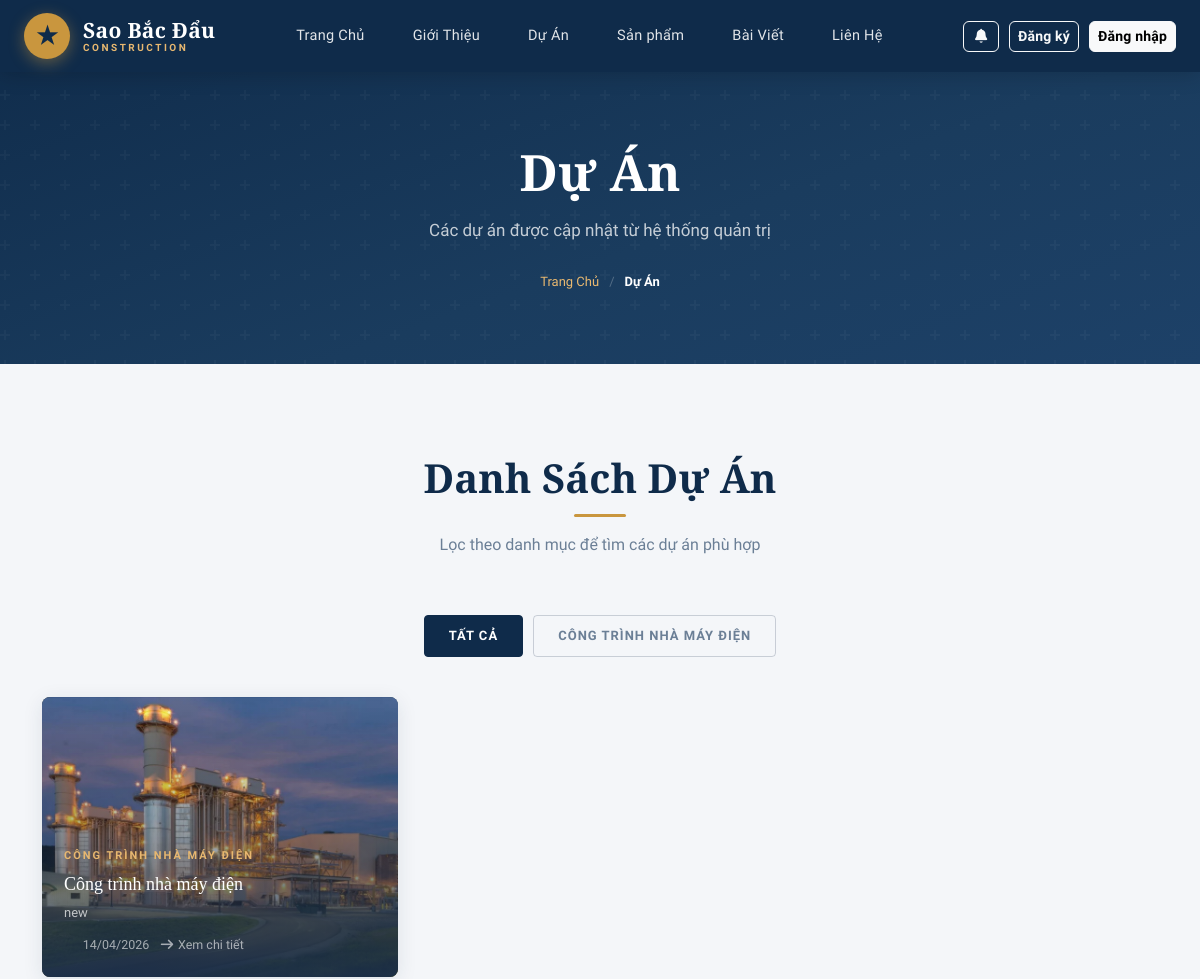
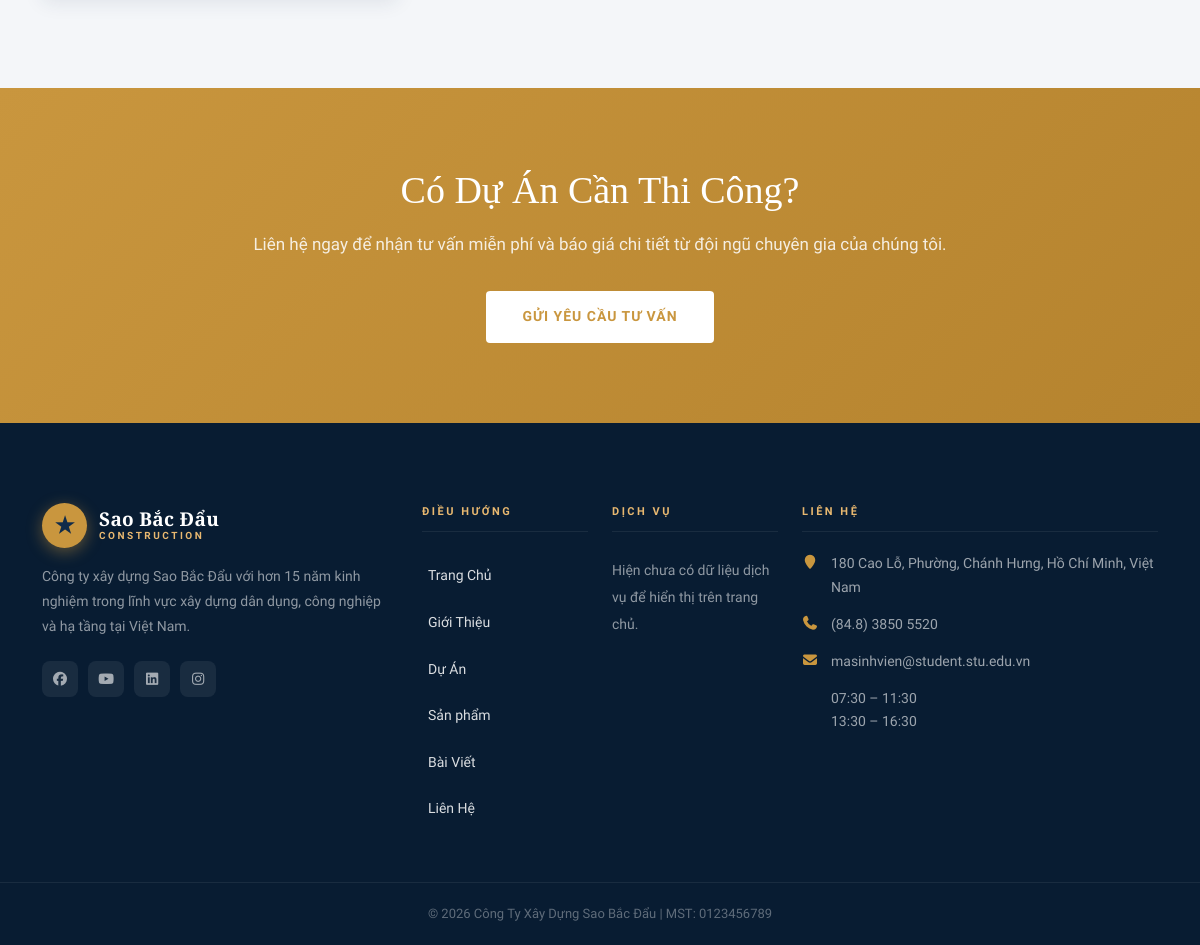
The app's page /project/ with its own data (2 pictures, top to bottom).
### home/models.py (models this page shows, shortened)
class ProjectCategory(models.Model):
    name = models.CharField(max_length=100, unique=True)
    slug = models.SlugField(blank=True, null=True, unique=True)
    is_hidden = models.BooleanField(default=False)

class Project(models.Model):
    name = models.CharField(max_length=200)
    description = models.TextField()
    image = models.ImageField(upload_to="projects/")
    created_at = models.DateTimeField(auto_now_add=True)
    category = models.ForeignKey(
        ProjectCategory,
        on_delete=models.PROTECT,
        related_name="projects",
    )
    is_featured = models.BooleanField(default=False)

class ContactInfo(models.Model):
    branch_name = models.CharField(
        max_length=150, verbose_name="Tên chi nhánh / văn phòng"
    )
    address = models.TextField(verbose_name="Địa chỉ")
    phone = models.CharField(max_length=50, verbose_name="Số điện thoại")
    fax = models.CharField(max_length=50, blank=True, verbose_name="Fax")
    email = models.EmailField(blank=True, verbose_name="Email")
    working_hours = models.CharField(
        max_length=255, blank=True, verbose_name="Giờ làm việc"
    )
    map_embed_url = models.URLField(blank=True, verbose_name="Link Google Maps Embed")
    facebook_url = models.URLField(blank=True, verbose_name="Facebook URL")
    youtube_url = models.URLField(blank=True, verbose_name="YouTube URL")
    linkedin_url = models.URLField(blank=True, verbose_name="LinkedIn URL")
    instagram_url = models.URLField(blank=True, verbose_name="Instagram URL")
    order = models.PositiveIntegerField(default=0, verbose_name="Thứ tự hiển thị")
    is_active = models.BooleanField(default=True, verbose_name="Hiển thị")
    created_at = models.DateTimeField(auto_now_add=True)
    class Meta:
        ordering = ["order", "created_at"]

### home/views.py (the view)
# urls.py: path("project/", views.project, name="project"),
def project(request):
    categories = ProjectCategory.objects.filter(is_hidden=False).order_by("name")
    projects = (
        Project.objects.select_related("category").all().order_by("-created_at", "-id")
    )
    return render(
        request,
        "home/project.html",
        {"projects": projects, "categories": categories},
    )

### home/context_processors.py (called while the page is built)
def site_contact(request):
    contact = (
        ContactInfo.objects.filter(is_active=True)
        .order_by("order", "created_at")
        .first()
    )
    unread_notifications_count = 0
    recent_notifications = []
    if request.user.is_authenticated:
        unread_notifications_count = Notification.objects.filter(
            user=request.user,
            is_read=False,
        ).count()
        recent_notifications = Notification.objects.filter(user=request.user)[:5]
    return {
        "site_contact": contact,
        "unread_notifications_count": unread_notifications_count,
        "recent_notifications": recent_notifications,
    }

### templates/home/project.html (shortened to what this page needs)
{% extends 'base.html' %}
{% block content %}
<section class="section-top">
	<div class="container">
		<div class="col-lg-10 offset-lg-1 col-xs-12 text-center">
			<div class="section-top-title wow fadeInRight" data-wow-duration="1s" data-wow-delay="0.3s">
				<h1>Dự Án</h1>
				<p>Các dự án được cập nhật từ hệ thống quản trị</p>
				<div class="breadcrumb-nav">
					<a href="{% url 'home' %}">Trang Chủ</a>
					<span>/</span>
					<strong>Dự Án</strong>
				</div>
			</div>
		</div>
	</div>
</section>
<section class="projects-section">
	<div class="container">
		<div class="section-title text-center wow zoomIn">
			<h2>Danh Sách Dự Án</h2>
			<p>Lọc theo danh mục để tìm các dự án phù hợp</p>
		</div>
		<div class="filter-wrap text-center wow fadeInUp">
			<ul class="portfolio-filters" id="filter-list">
				<li class="active" data-filter="all">Tất Cả</li>
				{% for c in categories %}
					<li data-filter="cat-{{ c.id }}">{{ c.name }}</li>
				{% endfor %}
			</ul>
		</div>
		<div class="row portfolio-items-list" id="projects-grid">
			{% for p in projects %}
				<div class="col-lg-4 col-md-6 mix cat-{{ p.category_id }} wow fadeInUp" data-wow-delay="0.1s">
					<div class="project-item">
						<a href="{% url 'project_detail' p.id %}" aria-label="Xem chi tiết {{ p.name }}">
							<div class="thumb" aria-hidden="true">
								{% if p.image %}
									<img src="{{ p.image.url }}" alt="{{ p.name }}">
								{% else %}
									<i class="fa fa-building-o"></i>
								{% endif %}
							</div>
							<div class="project-item-overlay">
								<div class="category">{{ p.category.name }}</div>
								<h4>{{ p.name }}</h4>
								<p>{{ p.description|default:""|truncatechars:110 }}</p>
								<div class="meta">
									<span> {{ p.created_at|date:"d/m/Y" }}</span>
									<span><i class="fa fa-arrow-right"></i> Xem chi tiết</span>
								</div>
							</div>
						</a>
					</div>
				</div>
			{% empty %}
				<div class="col-12">
					<div class="text-center text-muted" style="padding: 40px 0;">
						Chưa có dự án nào.
					</div>
				</div>
			{% endfor %}
		</div>
	</div>
</section>
<section style="background: linear-gradient(135deg, var(--accent) 0%, #b5832e 100%); padding: 80px 0; text-align: center;">
	<div class="container">
		<h2 style="color: var(--white); font-size: 38px; margin-bottom: 16px;">Có Dự Án Cần Thi Công?</h2>
		<p style="color: rgba(255,255,255,0.85); font-size: 17px; margin-bottom: 32px;">Liên hệ ngay để nhận tư vấn miễn phí và báo giá chi tiết từ đội ngũ chuyên gia của chúng tôi.</p>
		<a href="{% url 'contact' %}" class="btn-cta" style="background: var(--white); color: var(--accent); padding: 14px 36px; border-radius: 4px; font-weight: 700; font-size: 14px; text-transform: uppercase; letter-spacing: 1px; text-decoration: none; display: inline-block; transition: all 0.3s;">Gửi Yêu Cầu Tư Vấn</a>
	</div>
</section>
{% endblock %}

### templates/base.html (shortened to what this page needs)
<!doctype html>
<html lang="vi">
  {% load static %}
  <head>
    <link
      rel="stylesheet"
      href="{% static 'vendor/bootstrap/css/bootstrap.min.css' %}"
    />
    <link
      rel="stylesheet"
      href="https://cdn.jsdelivr.net/npm/@fortawesome/fontawesome-free@7.2.0/css/all.min.css"
    />
    <link
      rel="stylesheet"
      href="{% static 'vendor/animate/animate.min.css' %}"
    />
    <link rel="stylesheet" href="{% static 'css/style.css' %}" />
    <link rel="stylesheet" href="{% static 'css/home.css' %}" />
    <link rel="stylesheet" href="{% static 'css/about.css' %}" />
    <link rel="stylesheet" href="{% static 'css/contact.css' %}" />
  </head>
  <body>
    <header
      class="site-navbar js-sticky-header site-navbar-target"
      role="banner"
    >
      <div class="container">
        <div class="navbar-inner">
          <div class="site-logo">
            <a href="{% url 'home' %}">
              <div class="logo-icon">★</div>
              <div class="logo-text">
                <span>Sao Bắc Đẩu</span>
                <span>Construction</span>
              </div>
            </a>
          </div>
          <nav class="site-navigation d-none d-xl-block">
            <ul class="site-menu">
              <li><a href="{% url 'home' %}" class="nav-link">Trang Chủ</a></li>
              <li>
                <a href="{% url 'about' %}" class="nav-link">Giới Thiệu</a>
              </li>
              <li><a href="{% url 'project' %}" class="nav-link">Dự Án</a></li>
              <li>
                <a href="{% url 'product' %}" class="nav-link">Sản phẩm</a>
              </li>
              <li><a href="{% url 'post' %}" class="nav-link">Bài Viết</a></li>
              <li>
                <a href="{% url 'contact' %}" class="nav-link">Liên Hệ</a>
              </li>
            </ul>
          </nav>
          <div class="nav-actions d-none d-xl-flex">
            <a
              href="{% url 'notifications' %}"
              class="btn btn-sm btn-outline-light position-relative"
            >
              <i class="fa fa-bell"></i>
            </a>
            {% if user.is_authenticated %} {% if user.is_staff %}
            <a href="{% url 'dashboard' %}" class="btn btn-sm btn-outline-light"
              >Quản Lý</a
            >
            <a
              href="{% url 'consultation_list' %}"
              class="btn btn-outline-danger position-relative"
            >
              <i class="fa fa-comment"></i>
              {% if consultations_pending %}
              <span
                class="position-absolute top-0 start-100 translate-middle badge rounded-pill bg-danger"
              >
                {{ consultations_pending }}
              </span>
              {% elif consultations_processing %}
              <span
                class="position-absolute top-0 start-100 translate-middle badge rounded-pill bg-warning text-dark"
              >
                {{ consultations_processing }}
              </span>
              {% endif %}
            </a>
            {% endif %}
            <form method="post" action="{% url 'logout' %}" style="margin: 0">
              {% csrf_token %}
              <button type="submit" class="btn btn-sm btn-outline-light">
                Đăng xuất
              </button>
            </form>
            {% else %}
            <a href="{% url 'register' %}" class="btn btn-sm btn-outline-light"
              >Đăng ký</a
            >
            <a href="{% url 'login' %}" class="btn btn-sm btn-light"
              >Đăng nhập</a
            >
            {% endif %}
          </div>
        </div>
      </div>
    </header>
    {% block content %} {% endblock %}
    <footer class="footer-area">
      <div class="container">
        <div class="row gy-4">
          <div class="col-lg-4 col-md-6">
            <div class="footer-logo-wrap mb-3">
              <a
                href="{% url 'home' %}"
                style="
                  display: flex;
                  align-items: center;
                  gap: 12px;
                  text-decoration: none;
                "
              >
                <div
                  class="logo-icon"
                  style="width: 45px; height: 45px; font-size: 22px"
                >
                  ★
                </div>
                <div class="logo-text">
                  <span>Sao Bắc Đẩu</span>
                  <span>Construction</span>
                </div>
              </a>
            </div>
            <p class="footer-desc">
              Công ty xây dựng Sao Bắc Đẩu với hơn 15 năm kinh nghiệm trong lĩnh
              vực xây dựng dân dụng, công nghiệp và hạ tầng tại Việt Nam.
            </p>
            <div class="footer-social">
              {% if site_contact and site_contact.facebook_url %}
              <a
                href="{{ site_contact.facebook_url }}"
                target="_blank"
                rel="noopener noreferrer"
              >
                <i class="fab fa-facebook"></i>
              </a>
              {% endif %} {% if site_contact and site_contact.youtube_url %}
              <a
                href="{{ site_contact.youtube_url }}"
                target="_blank"
                rel="noopener noreferrer"
              >
                <i class="fab fa-youtube"></i>
              </a>
              {% endif %} {% if site_contact and site_contact.linkedin_url %}
              <a
                href="{{ site_contact.linkedin_url }}"
                target="_blank"
                rel="noopener noreferrer"
              >
                <i class="fab fa-linkedin"></i>
              </a>
              {% endif %} {% if site_contact and site_contact.instagram_url %}
              <a
                href="{{ site_contact.instagram_url }}"
                target="_blank"
                rel="noopener noreferrer"
              >
                <i class="fab fa-instagram"></i>
              </a>
              {% endif %}
            </div>
          </div>
          <div class="col-lg-2 col-md-6">
            <div class="footer-heading">Điều Hướng</div>
            <ul class="footer-links">
              <li><a href="{% url 'home' %}">Trang Chủ</a></li>
              <li><a href="{% url 'about' %}">Giới Thiệu</a></li>
              <li><a href="{% url 'project' %}">Dự Án</a></li>
              <li><a href="{% url 'product' %}">Sản phẩm</a></li>
              <li><a href="{% url 'post' %}">Bài Viết</a></li>
              <li><a href="{% url 'contact' %}">Liên Hệ</a></li>
            </ul>
          </div>
          <div class="col-lg-2 col-md-6">
            <div class="footer-heading">Dịch Vụ</div>
            <ul class="footer-links">
          {% for service in services %}
          <li><a href="#">{{ service.title }}</a></li>
          {% empty %}
              <li>Hiện chưa có dữ liệu dịch vụ để hiển thị trên trang chủ.</li>
          {% endfor %}
            </ul>
          </div>
          <div class="col-lg-4 col-md-6">
            <div class="footer-heading">Liên Hệ</div>
            <ul class="footer-contact-info">
              {% if site_contact %}
              <li>
                <i class="fa fa-map-marker"></i>
                {{ site_contact.address|linebreaksbr }}
              </li>
              <li>
                <i class="fa fa-phone"></i>
                {{ site_contact.phone }}
              </li>
              <li>
                <i class="fa fa-envelope"></i>
                {{ site_contact.email|default:"Chưa cập nhật" }}
              </li>
              <li>
                {{ site_contact.working_hours|default:"Chưa cập nhật giờ làm việc"|linebreaksbr }}
              </li>
              {% else %}
              <li><i class="fa fa-map-marker"></i> Chưa cập nhật địa chỉ</li>
              <li><i class="fa fa-phone"></i> Chưa cập nhật số điện thoại</li>
              <li><i class="fa fa-envelope"></i> Chưa cập nhật email</li>
              <li><i class="fa fa-clock-o"></i> Chưa cập nhật giờ làm việc</li>
              {% endif %}
            </ul>
          </div>
        </div>
      </div>
      <div class="footer-bottom">
        <div class="container text-center">
          <p>© 2026 Công Ty Xây Dựng Sao Bắc Đẩu | MST: 0123456789</p>
        </div>
      </div>
    </footer>
  </body>
</html>

### templates/home/project.html (style rules this page uses)
.filter-wrap { margin-bottom: 40px; }
.portfolio-filters { padding: 0; list-style: none; display: flex; flex-wrap: wrap; justify-content: center; gap: 10px; }
.portfolio-filters li { padding: 9px 24px; border-radius: 4px; font-size: 13px; font-weight: 600; letter-spacing: 1px; text-transform: uppercase; cursor: pointer; border: 1px solid rgba(26,46,74,0.2); color: var(--text-muted); transition: all 0.3s; user-select: none; }
.portfolio-filters li.active, .portfolio-filters li:hover { background: var(--primary); color: var(--white); border-color: var(--primary); }
.projects-section { padding: 90px 0; background: var(--light-bg); }
.project-item { position: relative; overflow: hidden; border-radius: 8px; height: 280px; box-shadow: 0 4px 20px rgba(26,46,74,0.1); background: var(--white); }
.project-item a { position:absolute; inset:0; text-decoration:none; }
.project-item .thumb { position: absolute; inset: 0; display: flex; align-items: center; justify-content: center; background: radial-gradient(900px 300px at 20% 15%, rgba(201, 150, 62, 0.35) 0%, transparent 60%), linear-gradient(135deg, rgba(8, 28, 50, 0.96) 0%, rgba(26, 60, 94, 0.96) 60%, rgba(201, 150, 62, 0.22) 100%); color: rgba(255,255,255,0.92); transition: transform 0.55s ease; }
.project-item .thumb img { width: 100%; height: 100%; object-fit: cover; display:block; }
.project-item-overlay { position: absolute; inset: 0; background: linear-gradient(to top, rgba(26,46,74,0.94) 0%, rgba(26,46,74,0.25) 62%, transparent 100%); display: flex; flex-direction: column; justify-content: flex-end; padding: 22px; }
.project-item-overlay .category { font-size: 11px; font-weight: 800; letter-spacing: 2px; text-transform: uppercase; color: var(--accent-light); margin-bottom: 8px; }
.project-item-overlay h4 { color: var(--white); font-size: 18px; margin: 0 0 8px; }
.project-item-overlay p { color: rgba(255,255,255,0.70); font-size: 13px; margin: 0; line-height: 1.6; }
.project-item-overlay .meta { margin-top: 10px; color: rgba(255,255,255,0.60); font-size: 12.5px; display: flex; align-items: center; gap: 10px; }

### records on screen
ProjectCategory: name "CÔNG TRÌNH NHÀ MÁY ĐIỆN"
Project: image (picture), category.name "CÔNG TRÌNH NHÀ MÁY ĐIỆN", name "Công trình nhà máy điện", description "new", created_at "14/04/2026"
ContactInfo: address "180 Cao Lỗ, Phường, Chánh Hưng, Hồ Chí Minh, Việt Nam", phone "(84.8) 3850 5520", email "masinhvien@student.stu.edu.vn", working_hours "07:30 – 11:30 13:30 – 16:30"
